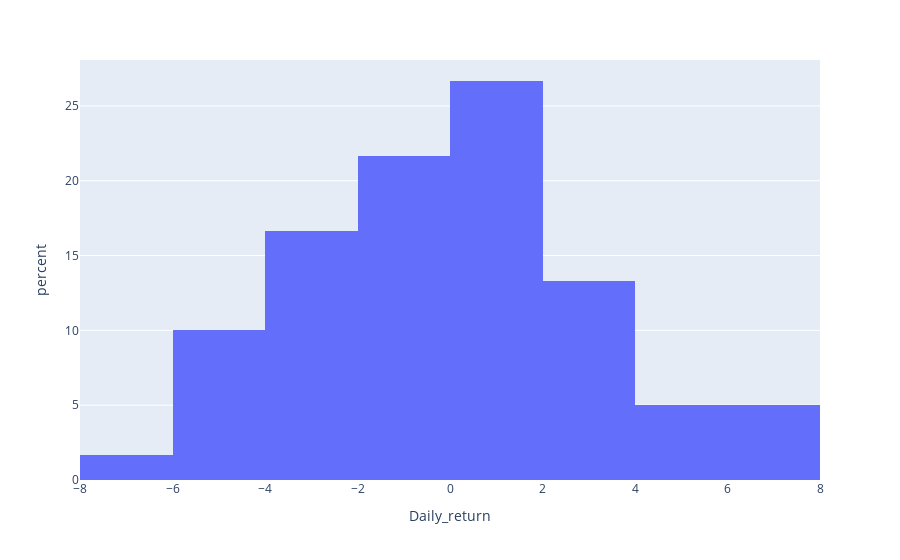

The cell this chart's notebook holds for it:
### Code cell
dfig = go.Figure()
px.histogram(df.head(60), x="Daily_return",histnorm='percent')

### Figure 1 — Plotly figure (JSON) as saved in the notebook; plotly's stock layout.template omitted (floating-point values rounded to 4 significant figures)
{"data": [{"alignmentgroup": "True", "bingroup": "x", "histnorm": "percent", "hovertemplate": "Daily_return=%{x}<br>percent=%{y}<extra></extra>", "legendgroup": "", "marker": {"color": "#636efa"}, "name": "", "offsetgroup": "", "orientation": "v", "showlegend": false, "type": "histogram", "x": [-1.055, -1.867, 2.174, 2.128, 2.083, 0.5102, -0.5076, -3.571, 0, 1.587, 0.5208, -3.109, -0.8021, 0.2695, 0.5376, -1.872, 3.542, 0.7895, -0.2611, -3.927, 0.8174, -0.8108, 2.452, -1.064, 0.5376, -0.5348, 0.8065, -3.2, -4.132, 5.172, -3.825, 2.273, -4.722, -6.122, 4.969, -5.03, 7.477, 4.928, 6.906, 3.101, 0.2506, -5.0, 1.053, 7.292, 2.427, -4.739, -2.985, 1.538, 1.515, -3.483, -4.897, -2.439, -1.667, -0.8475, -3.704, -0.5917, -0.5952, 0.2994, 1.194, -2.655], "xaxis": "x", "yaxis": "y"}], "layout": {"barmode": "relative", "legend": {"tracegroupgap": 0}, "margin": {"t": 60}, "xaxis": {"anchor": "y", "domain": [0, 1], "title": {"text": "Daily_return"}}, "yaxis": {"anchor": "x", "domain": [0, 1], "title": {"text": "percent"}}}}
